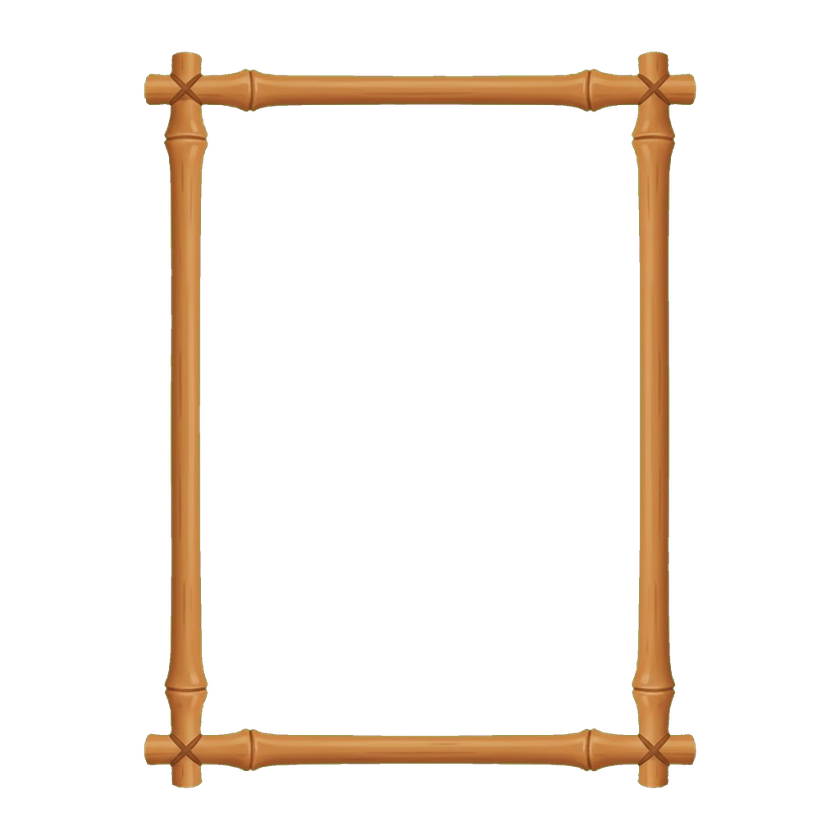
#> input picture assets/ui/cards/card_frame_common.png, 840 x 840 px, shrunk from 1024 x 1024 before the run, found by its file name
$ python fix_common_frame.py
#> lines starting #> are read from the running program, lines starting #| are printed output that depends on the picture
from PIL import Image, ImageDraw
import os

# The common frame is 1024x1024 with a thick wood border.
# We need to make the CENTER transparent so card content shows through.
# The border is roughly 120-140px thick on each side.

fpath = r"e:\TouhouBazaar\assets\ui\cards\card_frame_common.png"
img = Image.open(fpath).convert("RGBA")
#> img is the input picture: PIL image 840x840 RGBA; mean R, G, B, A 21.6, 14.7, 7.9, 27.2
w, h = img.size
#> w = 840; h = 840
print(f"Image size: {w}x{h}")
#| Image size: 840x840

# Create an alpha mask - start fully opaque, then clear the center
# Border thickness: approximately 13% of image width on each side
border_pct = 0.13
left = int(w * border_pct)
#> left = 109
top = int(h * border_pct)
#> top = 109
right = w - left
#> right = 731
bottom = h - top
#> bottom = 731

print(f"Clearing center: ({left},{top}) to ({right},{bottom})")
#| Clearing center: (109,109) to (731,731)

px = img.load()
for y in range(top, bottom):
    for x in range(left, right):
        px[x, y] = (0, 0, 0, 0)

# Feather the inner edge slightly for smoother transition
feather = 8
for y in range(top - feather, bottom + feather):
    for x in range(left - feather, right + feather):
        if x < 0 or x >= w or y < 0 or y >= h:
            continue
        # Check if we're in the feather zone (between border and center)
        dx = 0
        dy = 0
        if x < left:
            dx = left - x
        elif x >= right:
            dx = x - right + 1
        if y < top:
            dy = top - y
        elif y >= bottom:
            dy = y - bottom + 1

        if dx > 0 or dy > 0:
            dist = max(dx, dy)
            if dist <= feather:
                r, g, b, a = px[x, y]
                # Gradually reduce alpha near the inner edge
                factor = dist / feather  # 0 at edge, 1 at full border
                new_alpha = int(a * factor)
                px[x, y] = (r, g, b, new_alpha)

img.save(fpath, "PNG")
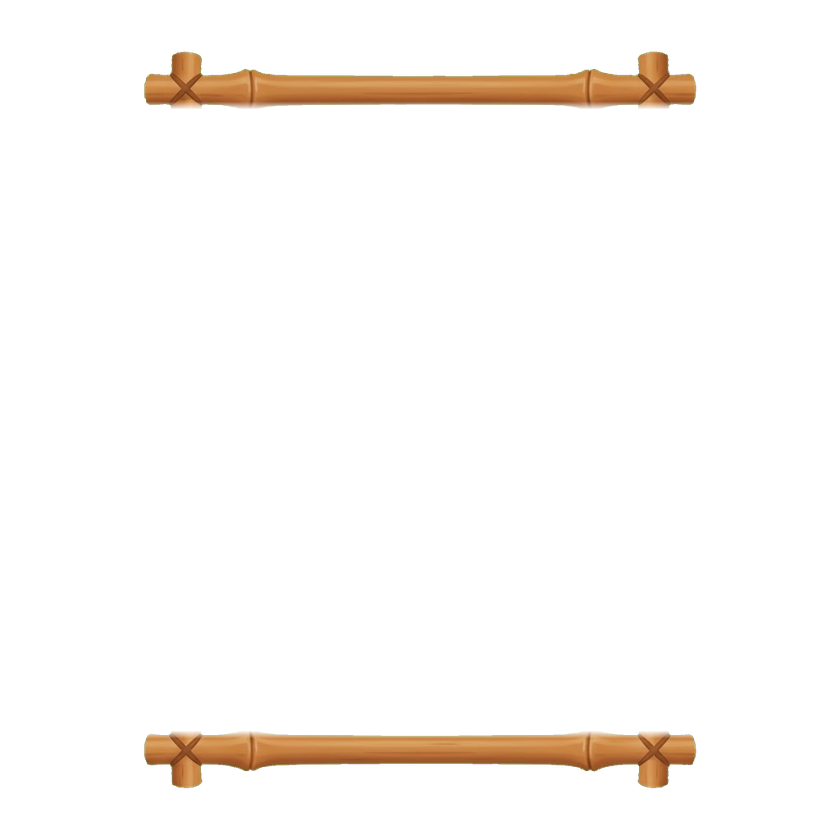
#> saved as card_frame_common.png: PIL image 840x840 RGBA; mean R, G, B, A 10.3, 6.9, 3.7, 12.7; transparent parts drawn white
print(f"Done! Center cleared with {feather}px feather.")
